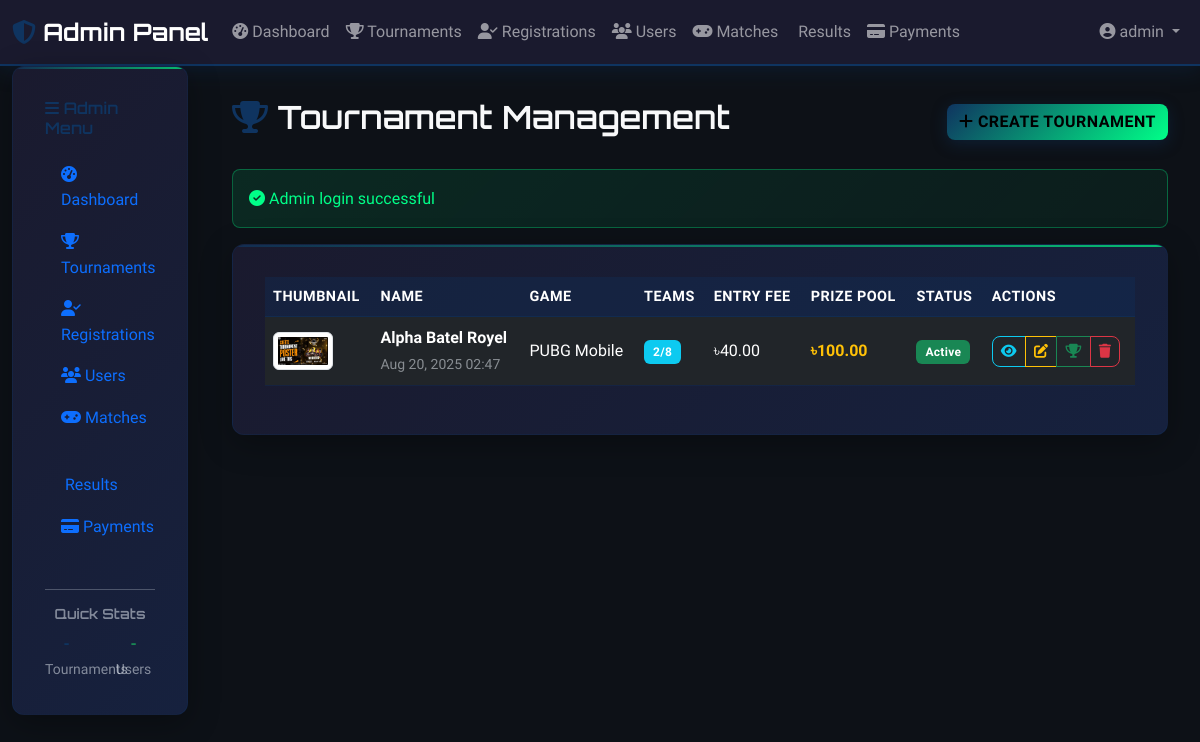
/admin/tournaments.php (signed in), run on an earlier commit of the app's database.
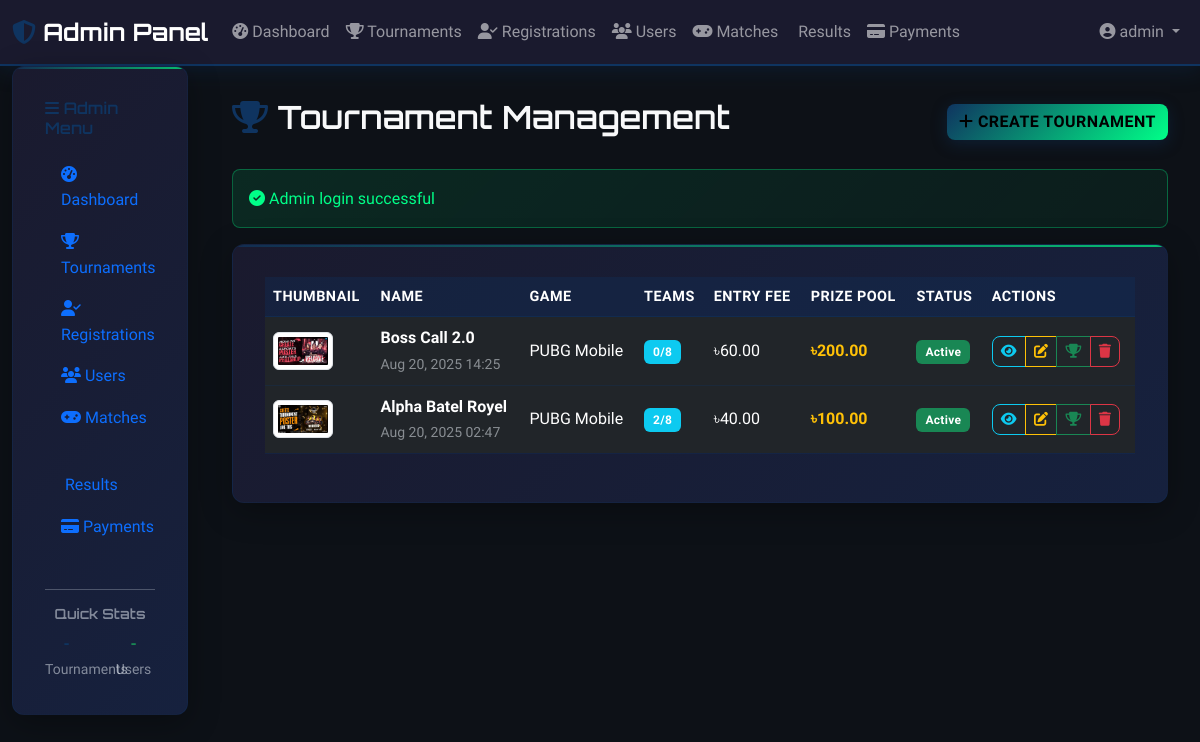
And on a later commit of the database.
### tables this page shows
CREATE TABLE tournaments (
                    id INTEGER PRIMARY KEY AUTOINCREMENT,
                    name VARCHAR(200) NOT NULL,
                    description TEXT,
                    game_type VARCHAR(100) NOT NULL,
                    max_teams INTEGER NOT NULL,
                    entry_fee DECIMAL(10,2) DEFAULT 0,
                    prize_pool DECIMAL(10,2) DEFAULT 0,
                    start_date DATETIME,
                    end_date DATETIME,
                    status VARCHAR(20) DEFAULT 'upcoming',
                    thumbnail VARCHAR(255),
                    created_at DATETIME DEFAULT CURRENT_TIMESTAMP,
                    updated_at DATETIME DEFAULT CURRENT_TIMESTAMP
                , winner_id INTEGER, runner_up_id INTEGER, third_place_id INTEGER, winner_prize DECIMAL(10,2) DEFAULT 0.00, runner_up_prize DECIMAL(10,2) DEFAULT 0.00, third_place_prize DECIMAL(10,2) DEFAULT 0.00);

### includes/functions.php (called while the page is built, shortened)
<?php
function formatTaka($amount) {
    return '৳' . number_format($amount, 2);
}
function getFlashMessage() {
    if (isset($_SESSION['flash_message'])) {
        $message = $_SESSION['flash_message'];
        $type = $_SESSION['flash_type'] ?? 'info';
        return ['message' => $message, 'type' => $type];
    }
    return null;
}
function formatDate($date, $format = 'M d, Y H:i') {
    return date($format, strtotime($date));
}
?>

### admin/tournaments.php (the view, shortened to what this page needs)
<?php
require_once '../config/config.php';
$action = $_GET['action'] ?? 'list';
$success = '';
if ($action === 'list') {
    $stmt = $pdo->query("
        SELECT t.*,
               COUNT(tr.id) as registered_teams,
               (SELECT COUNT(*) FROM matches WHERE tournament_id = t.id) as total_matches
        FROM tournaments t
        LEFT JOIN tournament_registrations tr ON t.id = tr.tournament_id AND tr.status = 'approved'
        GROUP BY t.id
        ORDER BY t.created_at DESC
    ");
    $tournaments = $stmt->fetchAll();
}
$flash = getFlashMessage();
if ($flash) {
    if ($flash['type'] === 'success') $success = $flash['message'];
    else $error = $flash['message'];
}
?>
<!DOCTYPE html>
<html lang="en">
<head>
    <link href="https://cdn.jsdelivr.net/npm/bootstrap@5.3.0/dist/css/bootstrap.min.css" rel="stylesheet">
    <link rel="stylesheet" href="https://cdnjs.cloudflare.com/ajax/libs/font-awesome/6.4.0/css/all.min.css">
    <link rel="stylesheet" href="../assets/css/style.css">
</head>
<body>
    <?php include '../includes/navbar.php'; ?>
    <div class="container-fluid">
        <div class="row">
            <?php include '../includes/sidebar.php'; ?>
            <div class="col-lg-10 main-content">
                <div class="d-flex justify-content-between align-items-center mb-4">
                    <h2 class="text-light">
                        <i class="fas fa-trophy text-accent"></i> Tournament Management
                    </h2>
                    <?php if ($action === 'list'): ?>
                        <a href="?action=create" class="btn btn-accent">
                            <i class="fas fa-plus"></i> Create Tournament
                        </a>
                    <?php else: ?>
                        <a href="?" class="btn btn-outline-light">
                            <i class="fas fa-arrow-left"></i> Back to List
                        </a>
                    <?php endif; ?>
                </div>
                <?php if ($success): ?>
                    <div class="alert alert-success">
                        <i class="fas fa-check-circle"></i> <?= htmlspecialchars($success) ?>
                    </div>
                <?php endif; ?>
                <?php if ($action === 'list'): ?>
                    <div class="gaming-card">
                        <?php if (empty($tournaments)): ?>
                            <div class="text-center text-light-50 py-5">
                                <i class="fas fa-trophy fa-4x mb-3"></i>
                                <h4>No Tournaments Yet</h4>
                                <p>Create your first tournament to get started</p>
                                <a href="?action=create" class="btn btn-accent">
                                    <i class="fas fa-plus"></i> Create Tournament
                                </a>
                            </div>
                        <?php else: ?>
                            <div class="table-responsive">
                                <table class="table table-dark table-hover">
                                    <thead>
                                        <tr>
                                            <th>Thumbnail</th>
                                            <th>Name</th>
                                            <th>Game</th>
                                            <th>Teams</th>
                                            <th>Entry Fee</th>
                                            <th>Prize Pool</th>
                                            <th>Status</th>
                                            <th>Actions</th>
                                        </tr>
                                    </thead>
                                    <tbody>
                                        <?php foreach ($tournaments as $t): ?>
                                            <tr>
                                                <td>
                                                    <?php if (!empty($t['thumbnail'])): ?>
                                                        <img src="../<?= htmlspecialchars($t['thumbnail']) ?>" alt="Tournament thumbnail"
                                                             class="img-thumbnail" style="max-width: 60px; max-height: 40px; object-fit: cover;">
                                                    <?php else: ?>
                                                        <span class="text-light-50"><i class="fas fa-image"></i> No image</span>
                                                    <?php endif; ?>
                                                </td>
                                                <td>
                                                    <strong><?= htmlspecialchars($t['name']) ?></strong>
                                                    <br><small class="text-light-50"><?= formatDate($t['start_date']) ?></small>
                                                </td>
                                                <td><?= htmlspecialchars($t['game_type']) ?></td>
                                                <td>
                                                    <span class="badge bg-info"><?= $t['registered_teams'] ?>/<?= $t['max_teams'] ?></span>
                                                </td>
                                                <td><?= formatTaka($t['entry_fee']) ?></td>
                                                <td class="text-warning fw-bold"><?= formatTaka($t['prize_pool']) ?></td>
                                                <td>
                                                    <span class="badge bg-<?= $t['status'] === 'active' ? 'success' : ($t['status'] === 'upcoming' ? 'info' : 'secondary') ?>">
                                                        <?= ucfirst($t['status']) ?>
                                                    </span>
                                                </td>
                                                <td>
                                                    <div class="btn-group" role="group">
                                                        <a href="?action=view&id=<?= $t['id'] ?>" class="btn btn-sm btn-outline-info">
                                                            <i class="fas fa-eye"></i>
                                                        </a>
                                                        <a href="?action=edit&id=<?= $t['id'] ?>" class="btn btn-sm btn-outline-warning">
                                                            <i class="fas fa-edit"></i>
                                                        </a>
                                                        <a href="tournament_results.php?id=<?= $t['id'] ?>" class="btn btn-sm btn-outline-success">
                                                            <i class="fas fa-trophy"></i>
                                                        </a>
                                                        <a href="?action=delete&id=<?= $t['id'] ?>"
                                                           class="btn btn-sm btn-outline-danger"
                                                           onclick="return confirm('Are you sure you want to delete this tournament?')">
                                                            <i class="fas fa-trash"></i>
                                                        </a>
                                                    </div>
                                                </td>
                                            </tr>
                                        <?php endforeach; ?>
                                    </tbody>
                                </table>
                            </div>
                        <?php endif; ?>
                    </div>
                <?php endif; ?>
            </div>
        </div>
    </div>
</body>
</html>

### includes/navbar.php (shortened to what this page needs)
<nav class="navbar navbar-expand-lg navbar-dark bg-primary">
    <div class="container-fluid">
        <a class="navbar-brand fw-bold" href="dashboard.php">
            <i class="fas fa-shield-alt text-accent"></i> Admin Panel
        </a>
        <div class="collapse navbar-collapse" id="navbarNav">
            <ul class="navbar-nav me-auto">
                <li class="nav-item">
                    <a class="nav-link" href="dashboard.php">
                        <i class="fas fa-tachometer-alt"></i> Dashboard
                    </a>
                </li>
                <li class="nav-item">
                    <a class="nav-link" href="tournaments.php">
                        <i class="fas fa-trophy"></i> Tournaments
                    </a>
                </li>
                <li class="nav-item">
                    <a class="nav-link" href="registrations.php">
                        <i class="fas fa-user-check"></i> Registrations
                    </a>
                </li>
                <li class="nav-item">
                    <a class="nav-link" href="users.php">
                        <i class="fas fa-users"></i> Users
                    </a>
                </li>
                <li class="nav-item">
                    <a class="nav-link" href="matches.php">
                        <i class="fas fa-gamepad"></i> Matches
                    </a>
                </li>
                <li class="nav-item">
                    <a class="nav-link" href="results.php">
                        <i class="fas fa-trophy-star"></i> Results
                    </a>
                </li>
                <li class="nav-item">
                    <a class="nav-link" href="payments.php">
                        <i class="fas fa-credit-card"></i> Payments
                    </a>
                </li>
            </ul>
            <ul class="navbar-nav">
                <li class="nav-item dropdown">
                    <a class="nav-link dropdown-toggle" href="#" id="navbarDropdown" role="button" data-bs-toggle="dropdown">
                        <i class="fas fa-user-circle"></i> <?= htmlspecialchars($_SESSION['admin_username'] ?? 'Admin') ?>
                    </a>
                </li>
            </ul>
        </div>
    </div>
</nav>

### includes/sidebar.php
<div class="col-lg-3 col-xl-2 d-none d-lg-block">
    <div class="gaming-card">
        <h6 class="text-accent mb-3"><i class="fas fa-bars"></i> Admin Menu</h6>
        <nav class="nav flex-column">
            <a class="nav-link <?= basename($_SERVER['PHP_SELF']) === 'dashboard.php' ? 'active' : '' ?>" href="dashboard.php">
                <i class="fas fa-tachometer-alt"></i> Dashboard
            </a>
            <a class="nav-link <?= basename($_SERVER['PHP_SELF']) === 'tournaments.php' ? 'active' : '' ?>" href="tournaments.php">
                <i class="fas fa-trophy"></i> Tournaments
            </a>
            <a class="nav-link <?= basename($_SERVER['PHP_SELF']) === 'registrations.php' ? 'active' : '' ?>" href="registrations.php">
                <i class="fas fa-user-check"></i> Registrations
            </a>
            <a class="nav-link <?= basename($_SERVER['PHP_SELF']) === 'users.php' ? 'active' : '' ?>" href="users.php">
                <i class="fas fa-users"></i> Users
            </a>
            <a class="nav-link <?= basename($_SERVER['PHP_SELF']) === 'matches.php' ? 'active' : '' ?>" href="matches.php">
                <i class="fas fa-gamepad"></i> Matches
            </a>
            <a class="nav-link <?= basename($_SERVER['PHP_SELF']) === 'results.php' ? 'active' : '' ?>" href="results.php">
                <i class="fas fa-trophy-star"></i> Results
            </a>
            <a class="nav-link <?= basename($_SERVER['PHP_SELF']) === 'payments.php' ? 'active' : '' ?>" href="payments.php">
                <i class="fas fa-credit-card"></i> Payments
            </a>
        </nav>
        <hr class="my-3">
        <div class="text-center">
            <h6 class="text-light-50 small mb-2">Quick Stats</h6>
            <div class="row text-center">
                <div class="col-6">
                    <div class="text-accent fw-bold" id="quick-tournaments">-</div>
                    <small class="text-light-50">Tournaments</small>
                </div>
                <div class="col-6">
                    <div class="text-success fw-bold" id="quick-users">-</div>
                    <small class="text-light-50">Users</small>
                </div>
            </div>
        </div>
    </div>
</div>

### assets/css/style.css (style rules this page uses)
:root { --primary: #1a1a2e; --secondary: #16213e; --accent: #0f3460; --success: #00ff88; --warning: #ff6b35; --background: #0d1117; --text: #f0f6fc; --text-50: rgba(240, 246, 252, 0.5); --text-75: rgba(240, 246, 252, 0.75); }
* { box-sizing: border-box; }
body { background: var(--background); color: var(--text); font-family: 'Rajdhani', 'Roboto', sans-serif; line-height: 1.6; }
h1, h2, h3, h4, h5, h6 { font-family: 'Orbitron', monospace; font-weight: 600; }
.text-accent { color: var(--accent) !important; }
.text-light-50 { color: var(--text-50) !important; }
.navbar { background: linear-gradient(135deg, var(--primary) 0%, var(--secondary) 100%) !important; border-bottom: 2px solid var(--accent); box-shadow: 0 4px 20px rgba(15, 52, 96, 0.3); }
.navbar-brand { font-family: 'Orbitron', monospace; font-weight: 700; font-size: 1.5rem; }
.navbar-nav .nav-link { font-weight: 500; transition: all 0.3s ease; position: relative; }
.btn { font-family: 'Rajdhani', sans-serif; font-weight: 600; text-transform: uppercase; letter-spacing: 0.5px; border-radius: 8px; transition: all 0.3s ease; position: relative; overflow: hidden; }
.btn-accent { background: linear-gradient(135deg, var(--accent) 0%, #00ff88 100%); border: none; color: #000; box-shadow: 0 4px 15px rgba(15, 52, 96, 0.4); }
.gaming-card { background: linear-gradient(135deg, var(--primary) 0%, var(--secondary) 100%); border: 1px solid rgba(15, 52, 96, 0.3); border-radius: 12px; padding: 2rem; box-shadow: 0 8px 32px rgba(0, 0, 0, 0.3); position: relative; overflow: hidden; }
.gaming-card:before { content: ''; position: absolute; top: 0; left: 0; right: 0; height: 2px; background: linear-gradient(90deg, var(--accent), var(--success)); opacity: 0.7; }
.table-dark { background-color: transparent; }
.table-dark th { background-color: rgba(15, 52, 96, 0.3); border-color: rgba(15, 52, 96, 0.5); font-weight: 600; text-transform: uppercase; letter-spacing: 0.5px; font-size: 0.9rem; }
.table-dark td { border-color: rgba(15, 52, 96, 0.3); vertical-align: middle; }
.alert { border-radius: 8px; border: none; font-weight: 500; }
.alert-success { background: linear-gradient(135deg, rgba(0, 255, 136, 0.1), rgba(0, 255, 136, 0.05)); color: var(--success); border: 1px solid rgba(0, 255, 136, 0.3); }
.badge { font-weight: 600; letter-spacing: 0.3px; padding: 0.5em 0.75em; }
.main-content { padding: 2rem; min-height: 100vh; }
.gaming-card { animation: fadeInUp 0.6s ease; }
.bg-primary { background: var(--primary) !important; }

What changed in the data, as far as the page shows it:
added tournaments: thumbnail (picture), name "Boss Call 2.0", start_date "Aug 20, 2025 14:25", game_type "PUBG Mobile", registered_teams "0", max_teams "8", entry_fee "৳60.00", prize_pool "৳200.00", status "Active"
